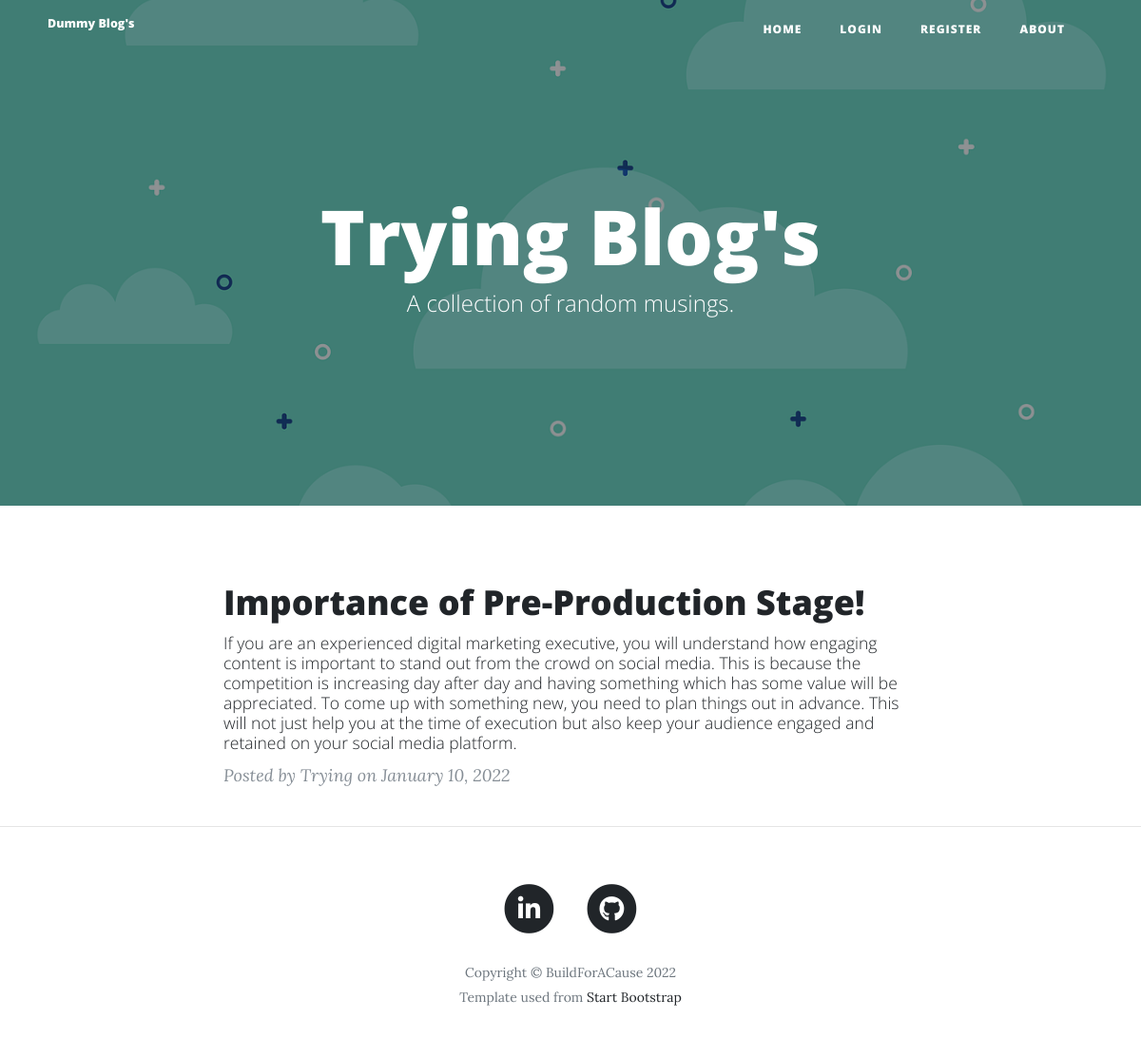
The app's page /userposts/3 with its own data.
### main.py (models this page shows)
class User(UserMixin, db.Model):
    __tablename__ = "users"
    id = db.Column(db.Integer, primary_key=True)
    email = db.Column(db.String(100), unique=True)
    password = db.Column(db.String(100))
    name = db.Column(db.String(100))
    posts = relationship("BlogPost", back_populates="author")
    comments = relationship("Comment", back_populates="comment_author")
    count = db.Column(db.Integer, default=0)

class BlogPost(db.Model):
    __tablename__ = "blog_posts"
    id = db.Column(db.Integer, primary_key=True)
    author_id = db.Column(db.Integer, db.ForeignKey("users.id"))
    author = relationship("User", back_populates="posts")
    title = db.Column(db.String(250), unique=True, nullable=False)
    subtitle = db.Column(db.String(250), nullable=False)
    date = db.Column(db.String(250), nullable=False)
    body = db.Column(db.Text, nullable=False)
    img_url = db.Column(db.String(250), nullable=False)
    comments = relationship("Comment", back_populates="parent_post")
    likes = db.Column(db.Integer, default=0)

### main.py (the view)
@app.route("/userposts/<int:author_id>")
def userposts(author_id):
    posts = BlogPost.query.filter_by(author_id=author_id).all()
    return render_template('userposts.html', current_user=current_user, posts=posts)

### templates/userposts.html (shortened to what this page needs)
{% extends 'bootstrap/base.html' %}
{% block styles %}
{{super()}}
{% endblock %}
{% block content %}
{% include "header.html" %}
<header class="masthead" style="background-image: url({{ url_for('static', filename='img/blue-bg.png') }})">
    <div class="overlay"></div>
    <div class="container">
      <div class="row">
        <div class="col-lg-8 col-md-10 mx-auto">
          <div class="site-heading">
            {% if posts == []: %}
            <h1>{{current_user.name}} Blog's</h1>
            {% else %}
            <h1>{{posts[0].author.name}} Blog's</h1>
            {% endif %}
            <span class="subheading">A collection of random musings.</span>
          </div>
        </div>
      </div>
    </div>
  </header>
  <div class="container">
    <div class="row">
      <div class="col-lg-8 col-md-10 mx-auto">
        {% for post in posts %}
        <div class="post-preview">
          <a href="{{ url_for('show_post', post_id=post.id) }}">
            <h2 class="post-title">
              {{post.title}}
            </h2>
            <h3 class="post-subtitle">
              {{post.subtitle}}
            </h3>
          </a>
          <p class="post-meta">Posted by
            {{post.author.name}}
            on {{post.date}}
          </p>
        </div>
        {% endfor %}
      </div>
    </div>
  </div>
  <hr>
{% include "footer.html" %}
{% endblock %}

### records on screen
User: name "Trying"
BlogPost: title "Importance of Pre-Production Stage!", subtitle "If you are an experienced digital marketing executive, you will understand how engaging content is important to stand out from the crowd on social media. This is because the competition is increasing day after day and having something which has some value will be appreciated. To come up with something new, you need to plan things out in advance. This will not just help you at the time of execution but also keep your audience engaged and retained on your social media platform.", author.name "Trying", date "January 10, 2022"
